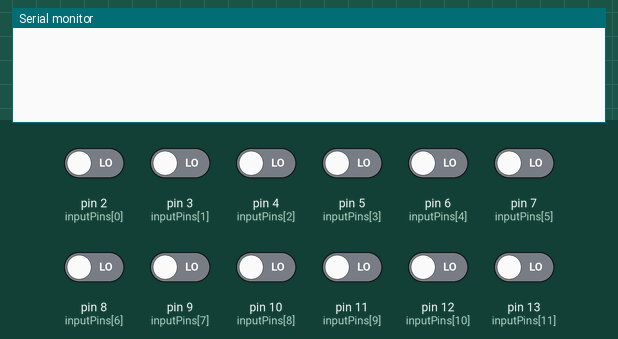
Bench run of a sketch on a simulated Arduino Uno, built with avr-gcc and run on an emulated ATmega328P. On the bench: the last lines printed to the serial monitor. The inputs (shaded band) are chosen by the test bench; at power-on: pin 2 (inputPins[0]), pin 3 (inputPins[1]), pin 4 (inputPins[2]), pin 5 (inputPins[3]), pin 6 (inputPins[4]), pin 7 (inputPins[5]), pin 8 (inputPins[6]), pin 9 (inputPins[7]), pin 10 (inputPins[8]), pin 11 (inputPins[9]), pin 12 (inputPins[10]), pin 13 (inputPins[11]) LOW.

Above: at 1.2 s.
1.3 s: pin 2 (inputPins[0]) driven HIGH and pin 3 (inputPins[1]) driven HIGH and pin 4 (inputPins[2]) driven HIGH and pin 5 (inputPins[3]) driven HIGH and pin 6 (inputPins[4]) driven HIGH
At 1.43 s:
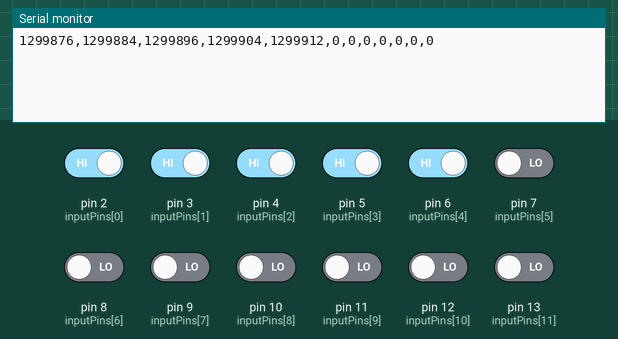
2.9 s: pin 2 (inputPins[0]) driven LOW
At 3.09 s:
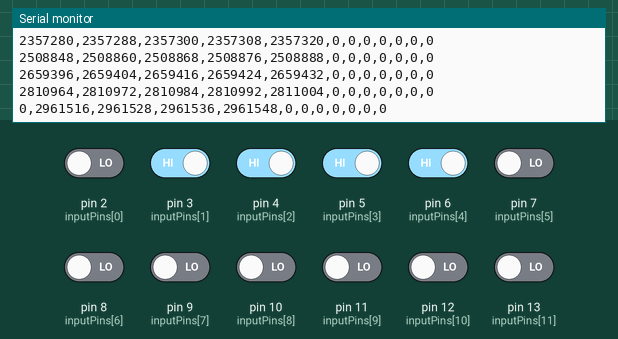
4.4 s: pin 7 (inputPins[5]) driven HIGH
At 4.6 s:
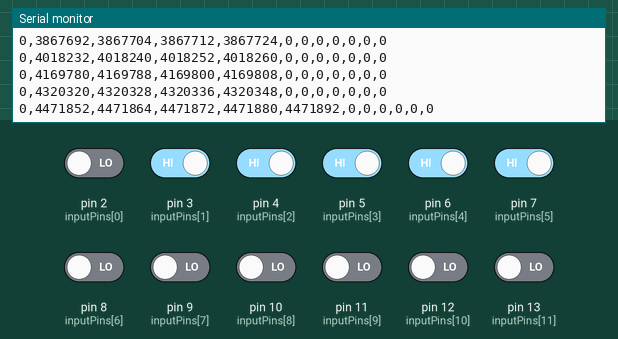
5.9 s: pin 3 (inputPins[1]) driven LOW
At 6.11 s:
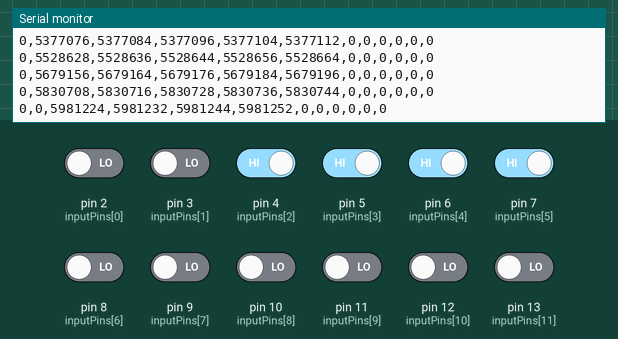
7.4 s: pin 8 (inputPins[6]) driven HIGH
At 7.62 s:
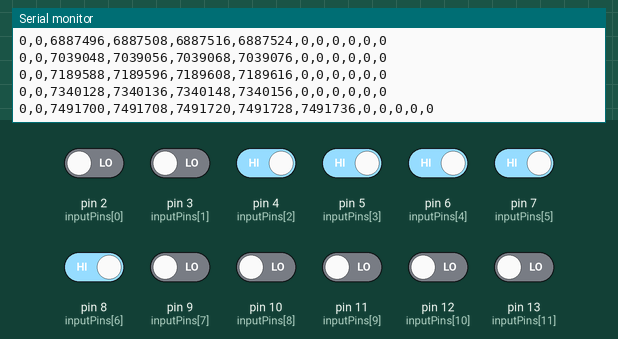
8.9 s: pin 4 (inputPins[2]) driven LOW
At 9.13 s:
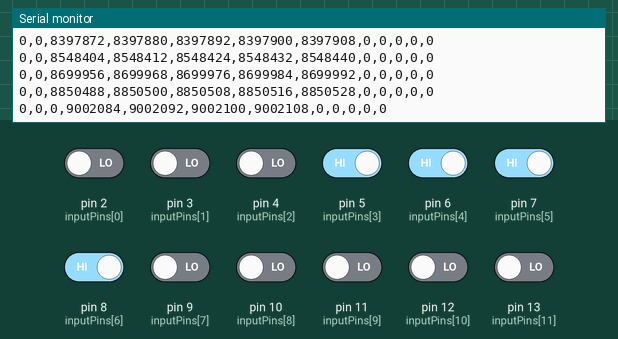
Timing chart, 0 to 11.4 s (numbered marks = the images above; inputs shaded):
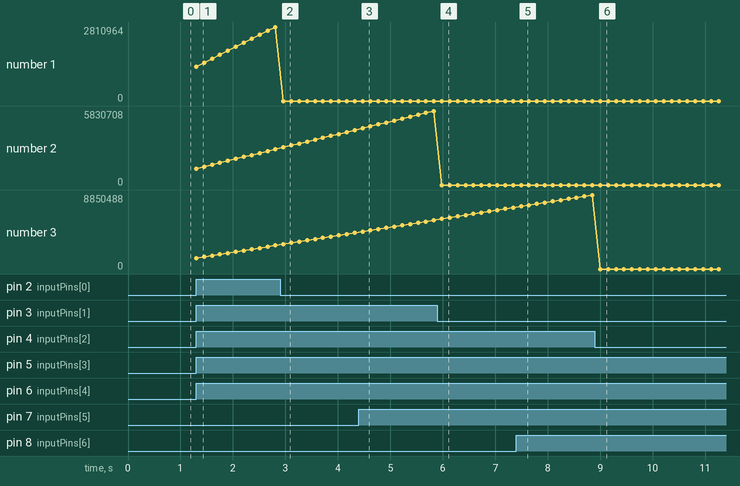

Measured:
- after the input at 1.3 s, the serial monitor: prints a new line at once (image 1)
- after the input at 2.9 s, the serial monitor: prints a new line after 0.06 s (image 2)
- after the input at 4.4 s, the serial monitor: prints a new line after 0.07 s (image 3)
- after the input at 5.9 s, the serial monitor: prints a new line after 0.08 s (image 4)
- after the input at 7.4 s, the serial monitor: prints a new line after 0.09 s (image 5)
- after the input at 8.9 s, the serial monitor: prints a new line after 0.10 s (image 6)
- plotted number 2: 2810972 → 4320320 after the input at 2.9 s, 4320320 → 5830708 after the input at 4.4 s
- plotted number 3: 2810984 → 4320328 after the input at 2.9 s, 4320328 → 5830716 after the input at 4.4 s, 5830716 → 7340128 after the input at 5.9 s, 7340128 → 8850488 after the input at 7.4 s

The sketch:

sensor_array.ino
```cpp
const int inputPins[] = { 2, 3, 4, 5, 6, 7, 8, 9, 10, 11, 12, 13 };
const int cells[] = { 0, 1, 2, 3, 4, 5, 6, 7, 8, 9, 10, 11 };
const int inputCount = 12;
int time = 0;

// these variables will change:
int sensorReading = 0; // variable to store the value read from the sensor pin
// Longs because the micros() returns longs
long sensorTimes[] = { 0, 0, 0, 0, 0, 0, 0, 0, 0, 0, 0, 0, 0 };

// Detect buffer vars
bool isDetecting = false;
// Longs because the milis() returns longs
long detectLimit = 150;
long detectStart = 0;

bool alreadyPrinted = false;

void setup() {
  Serial.begin(115200); // use the serial port
  for (int i = 0; i < inputCount; i++) {
    pinMode(inputPins[i], INPUT);
  }
}

void setSensorTimes() {
  // read the sensor and store it in the variable sensorReading:
  for (int i = 0; i < inputCount; i++) {
    if (digitalRead(inputPins[i]) == HIGH && sensorTimes[i] == 0) {
      if (isDetecting == false) {
        isDetecting = true;
        detectStart = millis();
      }
      sensorTimes[i] = micros();
    }
  }
}

void printSensorTimes() {
  alreadyPrinted = true;
  for (int i = 0; i < inputCount; i++) {
    Serial.print(sensorTimes[i]);
    if (i+1 < inputCount) {
      Serial.print(",");
    }
  }
  Serial.println("");
}

bool shouldReset() {
  return (millis() - detectStart) > detectLimit;
}

void resetSensorTimes() {
  for (int i = 0; i < inputCount; i++) {
    sensorTimes[i] = 0;
  }
}

void loop(){
  setSensorTimes();

  int sensorReadCount = 0;
  for (int i = 0; i < inputCount; i++) {
    if (sensorTimes[i] > 0) {
      sensorReadCount++;
    }
  }
  bool shouldPrint = (sensorReadCount > 3);

  if (shouldPrint && !alreadyPrinted) {
    printSensorTimes();
  }

  if (isDetecting && shouldReset()) {
    isDetecting = false;
    alreadyPrinted = false;
    resetSensorTimes();
  }
}
```
